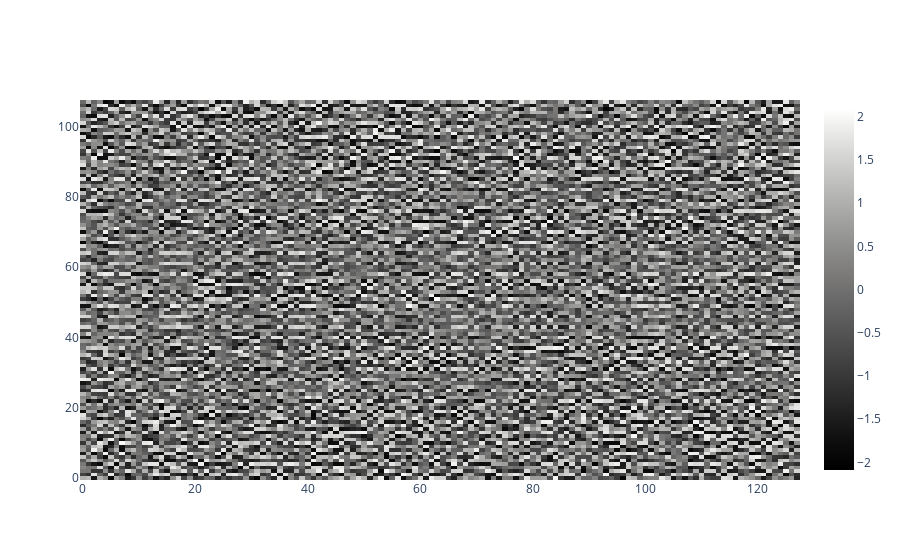

The notebook cell this image was saved under:
### Code cell
import plotly.graph_objects as go

# linear_probe.shape

fig = go.Figure()
fig.add_trace(
    go.Heatmap(
        z=linear_probe[..., 1].flatten(1, -1).detach().cpu().T,
        colorscale="gray",
    )
)

### Figure 1 — Plotly figure (JSON) as saved in the notebook; plotly's stock layout.template omitted (floating-point values rounded to 4 significant figures; data arrays with more than 128 entries replaced by an {"elided": "..."} marker saying what was removed)
{"data": [{"colorscale": [[0, "rgb(0, 0, 0)"], [0.09091, "rgb(16, 16, 16)"], [0.1818, "rgb(38, 38, 38)"], [0.2727, "rgb(59, 59, 59)"], [0.3636, "rgb(81, 80, 80)"], [0.4545, "rgb(102, 101, 101)"], [0.5455, "rgb(124, 123, 122)"], [0.6364, "rgb(146, 146, 145)"], [0.7273, "rgb(171, 171, 170)"], [0.8182, "rgb(197, 197, 195)"], [0.9091, "rgb(224, 224, 223)"], [1, "rgb(254, 254, 253)"]], "type": "heatmap", "z": {"elided": "108x128 float values"}}], "layout": {}}
